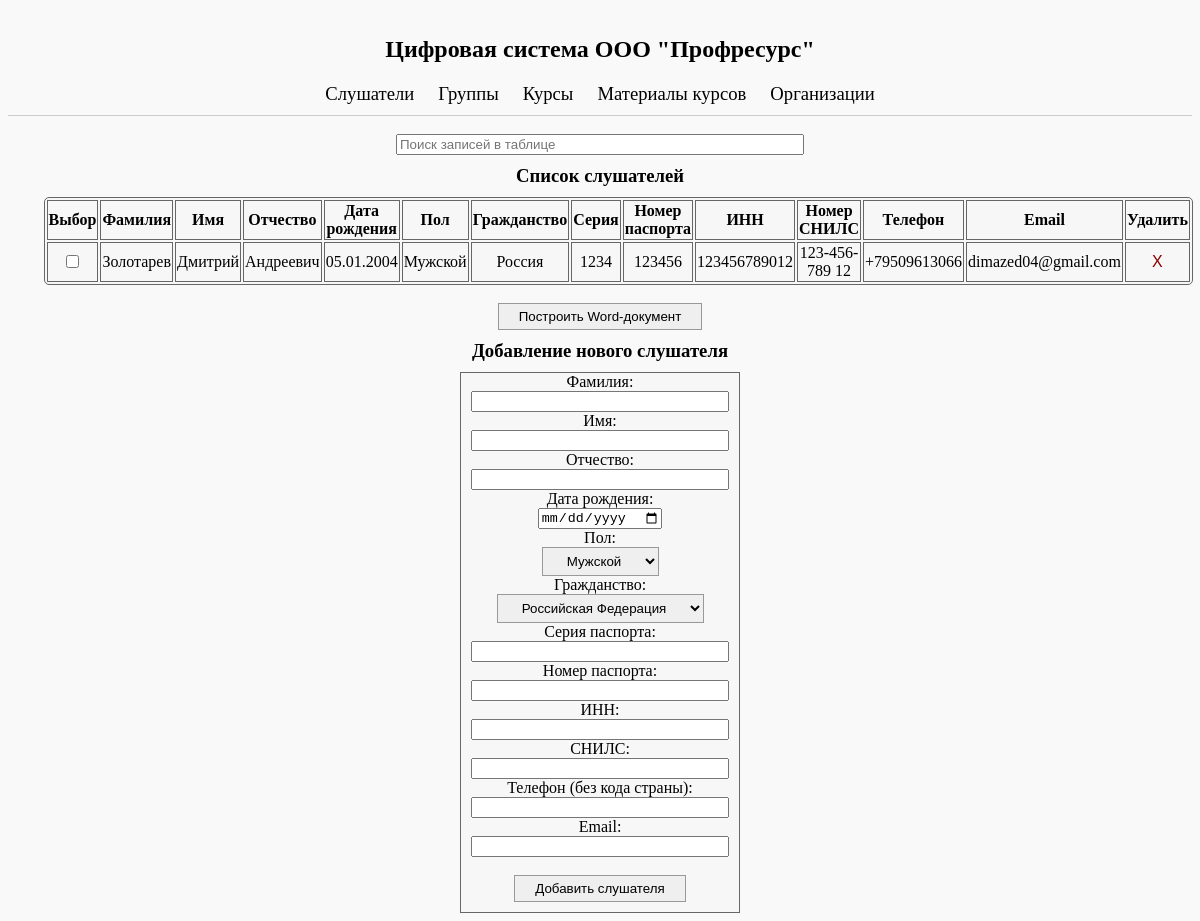
The app's page /, older data.
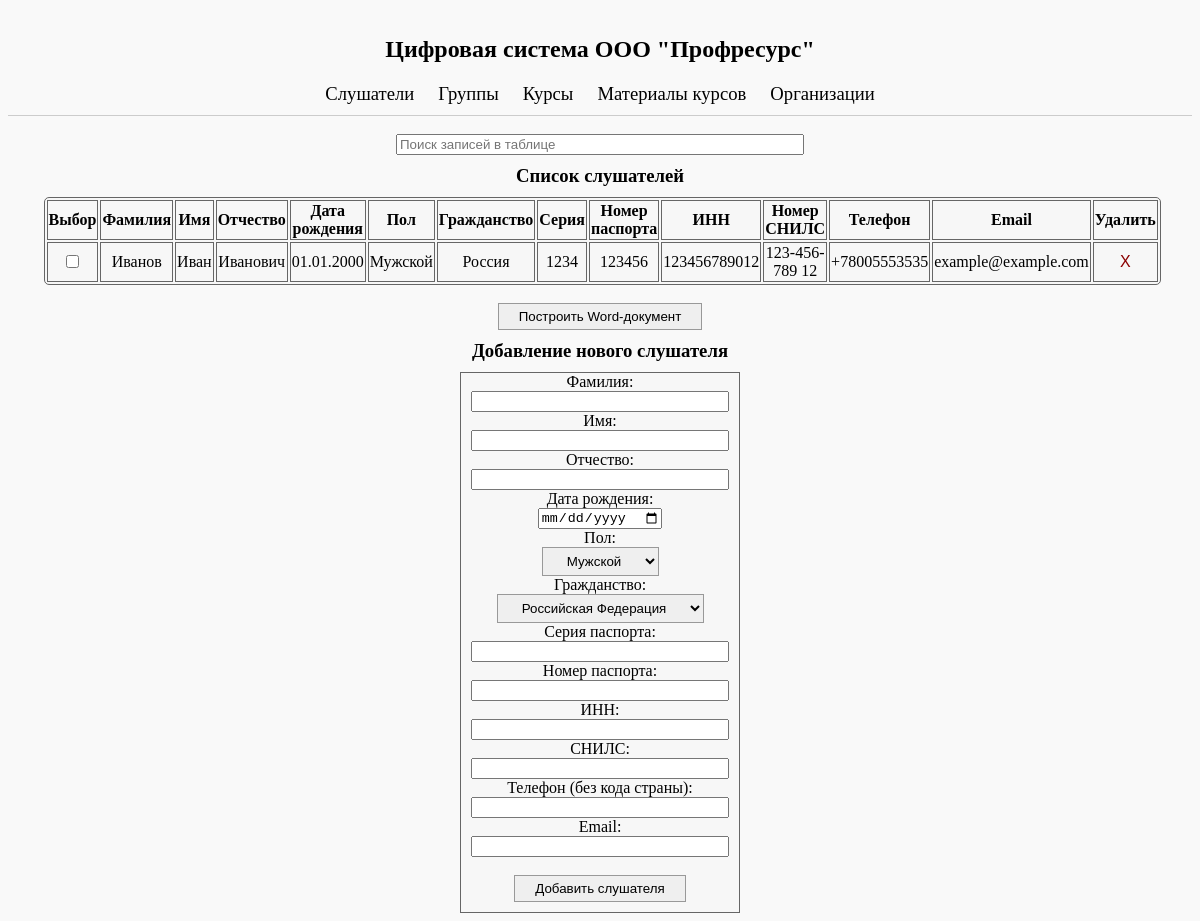
The same page, newer data.
### main/models.py (models this page shows)
class Слушатели(models.Model):
    Фамилия = models.CharField(max_length=100, null=False)
    Имя = models.CharField(max_length=100, null=False)
    Отчество = models.CharField(max_length=100, blank=True, null=True)
    Дата_рождения = models.DateField(null=False)
    Пол = models.ForeignKey(Пол, on_delete=models.SET_NULL, null=True)
    Серия_паспорта = models.CharField(max_length=10, blank=True, null=True)
    Номер_паспорта = models.CharField(max_length=20, blank=True, null=False)
    Гражданство = models.ForeignKey(Страны, on_delete=models.SET_NULL, null=True)
    Номер_СНИЛС = models.CharField(max_length=11, blank=True, null=True)
    ИНН = models.CharField(max_length=12, blank=True, null=True, unique=True)
    Телефон = models.CharField(max_length=10, blank=True, null=True)
    Email = models.EmailField(blank=True, null=True)

class Пол(models.Model):
    Название = models.CharField(max_length=20, unique=True)

class Страны(models.Model):
    Название = models.CharField(max_length=100, unique=True)
    Краткое_название = models.CharField(max_length=50, unique=True)
    Телефонный_код = models.CharField(max_length=10)

### main/views.py (the view, shortened to what this page needs)
# urls.py: path('', views.слушатели_view, name='student_list'),
def слушатели_view(request):
    return render(request, 'main/ListenerList.html', {
        'слушатели': Слушатели.objects.all(),
        'страны': Страны.objects.all(),
        'полы': Пол.objects.all(),
    })

### main/templates/main/ListenerList.html (shortened to what this page needs)
{% extends 'main/MainMenu.html' %}
{% block content %}
<h3>Список слушателей</h3>
<div>
    <table class="table" id="listener-table">
        <thead>
            <tr>
                <th>Выбор</th>
                <th>Фамилия</th>
                <th>Имя</th>
                <th>Отчество</th>
                <th>Дата рождения</th>
                <th>Пол</th>
                <th>Гражданство</th>
                <th>Серия</th>
                <th>Номер паспорта</th>
                <th>ИНН</th>
                <th>Номер СНИЛС</th>
                <th>Телефон</th>
                <th>Email</th>
                <th>Удалить</th>
            </tr>
        </thead>
        <tbody>
            {% for слушатель in слушатели %}
                <tr data-id="{{ слушатель.id }}">
                    <td><input type="checkbox"></td>
                    <td>{{ слушатель.Фамилия }}</td>
                    <td>{{ слушатель.Имя }}</td>
                    <td>{{ слушатель.Отчество }}</td>
                    <td>{{ слушатель.Дата_рождения|date:"d.m.Y" }}</td>
                    <td>{{ слушатель.Пол.Название }}</td>
                    <td>{{ слушатель.Гражданство.Краткое_название }}</td>
                    <td>{{ слушатель.Серия_паспорта }}</td>
                    <td>{{ слушатель.Номер_паспорта }}</td>
                    <td>{{ слушатель.ИНН }}</td>
                    <td>{{ слушатель.Номер_СНИЛС }}</td>
                    <td>+{{ слушатель.Гражданство.Телефонный_код }}{{ слушатель.Телефон }}</td>
                    <td>{{ слушатель.Email }}</td>
                    <td>
                        <form method="post" action="{% url 'delete_listener' слушатель.id %}">
                            <button title="Удалить запись" type="submit" class="delete-button"
                               onclick="return confirm('Удалить эту запись?');">X</button>
                        </form>
                    </td>
                </tr>
             {% endfor %}
        </tbody>
    </table><br>
    <form method="post" action="{% url 'export_courses' %}">
            <button type="submit" name="Слушатели_DOCX">Построить Word-документ</button>
    </form>
    <h3>Добавление нового слушателя</h3>
    <form class="account-form" method="post" action="{% url 'student_list' %}">
        <label>Фамилия:</label><br>
        <input type="text" name="Фамилия" required><br>
        <label>Имя:</label><br>
        <input type="text" name="Имя" required><br>
        <label>Отчество:</label><br>
        <input type="text" name="Отчество"><br>
        <label>Дата рождения:</label><br>
        <input type="date" name="Дата_рождения" required><br>
        <label>Пол:</label><br>
        <select name="Пол">
            {% for пол in полы %}
                <option value="{{ пол.id }}">{{ пол.Название }}</option>
            {% endfor %}
        </select><br>
        <label>Гражданство:</label><br>
        <select name="Гражданство">
            {% for страна in страны %}
                <option value="{{ страна.id }}">{{ страна.Название }}</option>
            {% endfor %}
        </select><br>
        <label>Серия паспорта:</label><br>
        <input type="text" name="Серия_паспорта" ><br>
        <label>Номер паспорта:</label><br>
        <input type="text" name="Номер_паспорта" required><br>
        <label>ИНН:</label><br>
        <input type="text" name="ИНН" pattern="\d{12}" title="ИНН должен состоять из 12 цифр" required><br>
        <label>СНИЛС:</label><br>
        <input type="text" name="Номер_СНИЛС" pattern="\d{3}-\d{3}-\d{3} \d{2}" title="Формат: XXX-XXX-XXX XX"><br>
        <label>Телефон (без кода страны):</label><br>
        <input type="text" name="Телефон" pattern="\d{10}" title="Телефон должен состоять из 10 цифр" required><br>
        <label>Email:</label><br>
        <input type="email" name="Email" pattern="[^@]+@[^@]+\.[^@]+" title="Формат: email@example.com" ><br><br>
        <button type="submit">Добавить слушателя</button>
    </form>
</div>
{% endblock %}

Row changes from the older to the newer data that the page shows:
removed Слушатели: Фамилия "Золотарев", Имя "Дмитрий", Отчество "Андреевич", Дата_рождения "05.01.2004", Пол.Название "Мужской", Гражданство.Краткое_название "Россия", Серия_паспорта "1234", Номер_паспорта "123456", ИНН "123456789012", Номер_СНИЛС "123-456-789 12", Гражданство.Телефонный_код "7", Телефон "9509613066", Email "dimazed04@gmail.com"
added Слушатели: Фамилия "Иванов", Имя "Иван", Отчество "Иванович", Дата_рождения "01.01.2000", Пол.Название "Мужской", Гражданство.Краткое_название "Россия", Серия_паспорта "1234", Номер_паспорта "123456", ИНН "123456789012", Номер_СНИЛС "123-456-789 12", Гражданство.Телефонный_код "7", Телефон "8005553535", Email "example@example.com"
